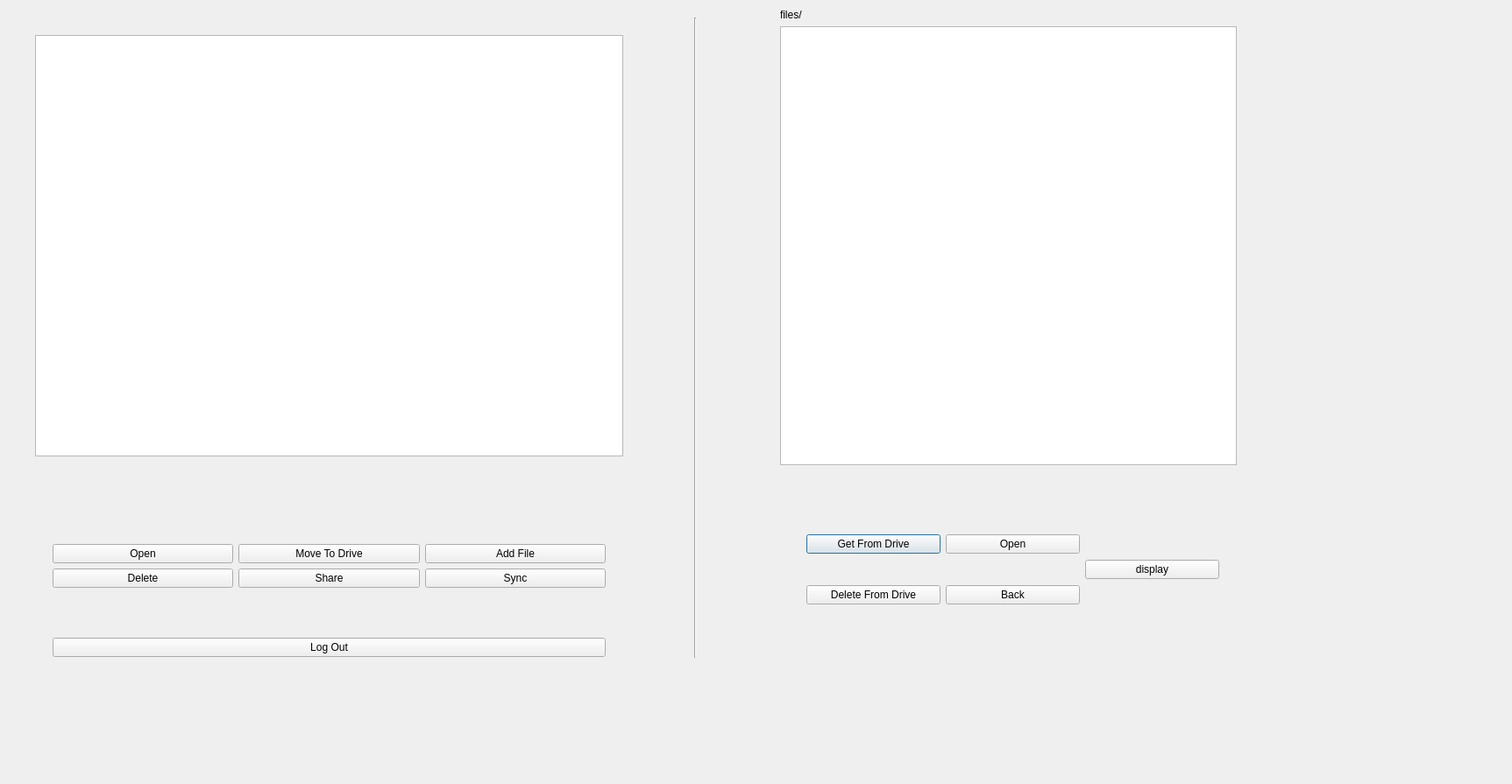
<?xml version="1.0" encoding="UTF-8"?>
<ui version="4.0">
 <class>file</class>
 <widget class="QDialog" name="file">
  <property name="geometry">
   <rect>
    <x>0</x>
    <y>0</y>
    <width>1725</width>
    <height>895</height>
   </rect>
  </property>
  <property name="windowTitle">
   <string>Dialog</string>
  </property>
  <widget class="QTreeView" name="treeView">
   <property name="geometry">
    <rect>
     <x>40</x>
     <y>40</y>
     <width>671</width>
     <height>481</height>
    </rect>
   </property>
   <property name="selectionMode">
    <enum>QAbstractItemView::MultiSelection</enum>
   </property>
  </widget>
  <widget class="Line" name="line">
   <property name="geometry">
    <rect>
     <x>783</x>
     <y>20</y>
     <width>20</width>
     <height>731</height>
    </rect>
   </property>
   <property name="orientation">
    <enum>Qt::Vertical</enum>
   </property>
  </widget>
  <widget class="QWidget" name="">
   <property name="geometry">
    <rect>
     <x>920</x>
     <y>580</y>
     <width>471</width>
     <height>141</height>
    </rect>
   </property>
   <layout class="QHBoxLayout" name="horizontalLayout_2">
    <item>
     <layout class="QVBoxLayout" name="verticalLayout_4">
      <item>
       <widget class="QPushButton" name="pushButton_6">
        <property name="text">
         <string>Get From Drive</string>
        </property>
       </widget>
      </item>
      <item>
       <widget class="QPushButton" name="pushButton_7">
        <property name="text">
         <string>Delete From Drive</string>
        </property>
       </widget>
      </item>
     </layout>
    </item>
    <item>
     <layout class="QVBoxLayout" name="verticalLayout_5">
      <item>
       <widget class="QPushButton" name="pushButton_9">
        <property name="text">
         <string>Open</string>
        </property>
       </widget>
      </item>
      <item>
       <widget class="QPushButton" name="pushButton_10">
        <property name="text">
         <string>Back</string>
        </property>
       </widget>
      </item>
     </layout>
    </item>
    <item>
     <widget class="QPushButton" name="pushButton_2">
      <property name="text">
       <string>display</string>
      </property>
     </widget>
    </item>
   </layout>
  </widget>
  <widget class="QWidget" name="">
   <property name="geometry">
    <rect>
     <x>890</x>
     <y>10</y>
     <width>521</width>
     <height>521</height>
    </rect>
   </property>
   <layout class="QVBoxLayout" name="verticalLayout_6">
    <item>
     <widget class="QLabel" name="label">
      <property name="text">
       <string>files/</string>
      </property>
     </widget>
    </item>
    <item>
     <widget class="QListWidget" name="listWidget">
      <property name="selectionMode">
       <enum>QAbstractItemView::MultiSelection</enum>
      </property>
     </widget>
    </item>
   </layout>
  </widget>
  <widget class="QWidget" name="">
   <property name="geometry">
    <rect>
     <x>60</x>
     <y>570</y>
     <width>631</width>
     <height>231</height>
    </rect>
   </property>
   <layout class="QVBoxLayout" name="verticalLayout_7">
    <item>
     <layout class="QHBoxLayout" name="horizontalLayout">
      <item>
       <layout class="QVBoxLayout" name="verticalLayout_3">
        <item>
         <widget class="QPushButton" name="pushButton_3">
          <property name="text">
           <string>Open</string>
          </property>
         </widget>
        </item>
        <item>
         <widget class="QPushButton" name="pushButton_4">
          <property name="text">
           <string>Delete</string>
          </property>
         </widget>
        </item>
       </layout>
      </item>
      <item>
       <layout class="QVBoxLayout" name="verticalLayout">
        <item>
         <widget class="QPushButton" name="pushButton">
          <property name="text">
           <string>Move To Drive</string>
          </property>
         </widget>
        </item>
        <item>
         <widget class="QPushButton" name="pushButton_5">
          <property name="text">
           <string>Share</string>
          </property>
         </widget>
        </item>
       </layout>
      </item>
      <item>
       <layout class="QVBoxLayout" name="verticalLayout_2">
        <item>
         <widget class="QPushButton" name="pushButton_8">
          <property name="text">
           <string>Add File</string>
          </property>
         </widget>
        </item>
        <item>
         <widget class="QPushButton" name="pushButton_11">
          <property name="text">
           <string>Sync</string>
          </property>
         </widget>
        </item>
       </layout>
      </item>
     </layout>
    </item>
    <item>
     <widget class="QPushButton" name="pushButton_12">
      <property name="text">
       <string>Log Out</string>
      </property>
     </widget>
    </item>
   </layout>
  </widget>
 </widget>
 <resources/>
 <connections/>
</ui>
